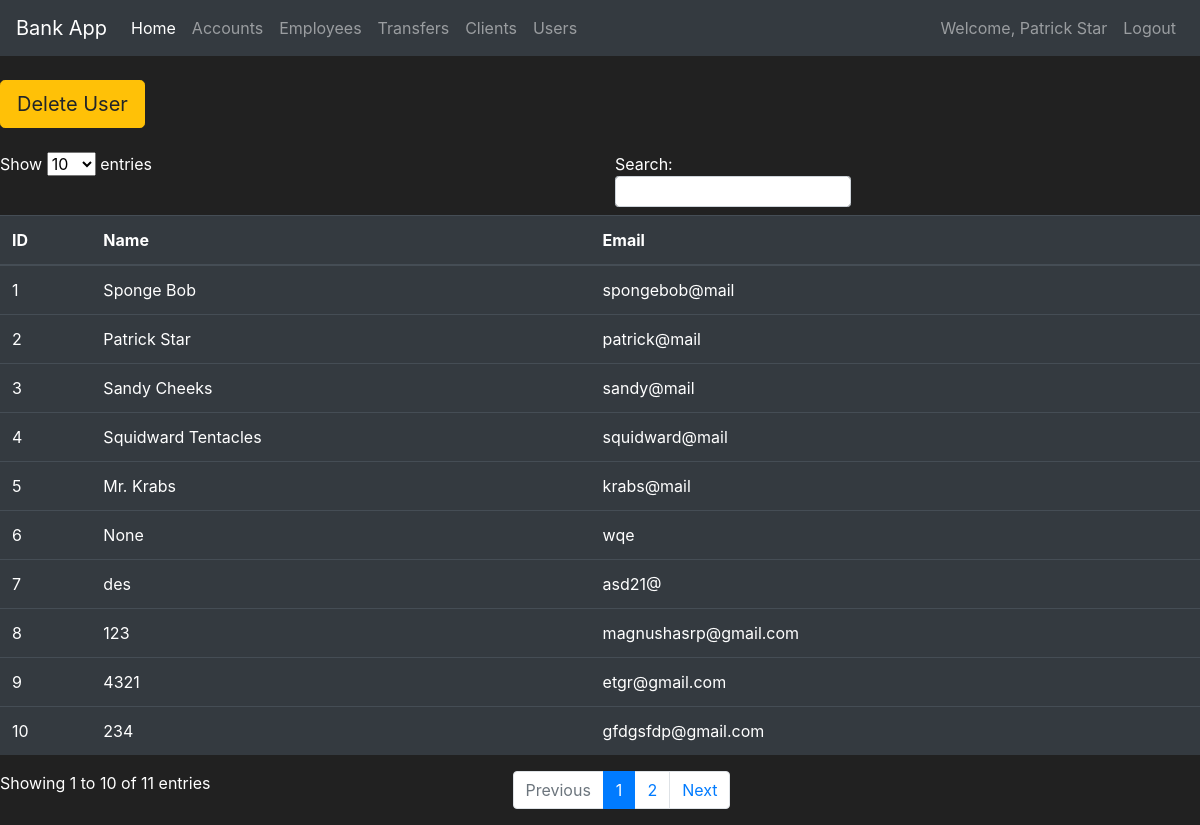
Screenshot of /users (signed in) with the database file from the repository.
### bank/models.py (models this page shows, shortened)
class User(db.Model, UserMixin):
    id = db.Column(db.Integer(), primary_key=True, autoincrement=True)
    name = db.Column(db.String())
    email = db.Column(db.String())
    password = db.Column(db.String)

### bank/routes.py (the view)
@app.route('/users')
@login_required
def users_page():
    users = User.query.all()
    return render_template("users.html", users=users)

### bank/models.py (called while the page is built)
@login_manager.user_loader
def load_user(user_id):
    return User.query.get(int(user_id))

### bank/templates/users.html (shortened to what this page needs)
{% extends "layout.html" %}
{% block body %}
<br>
<div class="expand-md">
    <a class="btn  btn-lg btn-outline btn-warning btn-primary" href="{{ url_for('delete_user_page') }}">Delete User</a>
</div>
<br>
<table id="data" class="table table-hover table-dark">
    <thead>
    <tr>
        <th>ID</th>
        <th>Name</th>
        <th>Email</th>
    </tr>
    </thead>
    <tbody>
    {% for user in users %}
    <tr>
        <td>{{ user.id }}</td>
        <td>{{ user.name }}</td>
        <td>{{ user.email }}</td>
    </tr>
    {% endfor %}
    </tbody>
</table>
{% endblock %}

### bank/templates/layout.html (shortened to what this page needs)
<!doctype html>
<html lang="en">
<head>
    <link rel="stylesheet" href="https://cdn.jsdelivr.net/npm/bootstrap@4.5.3/dist/css/bootstrap.min.css"
>
</head>
<body>
<nav class="navbar navbar-expand-md navbar-dark bg-dark">
    <a class="navbar-brand" href="{{ url_for('home_page') }}">Bank App</a>
    <div class="collapse navbar-collapse" id="navbarNav">
        <ul class="navbar-nav mr-auto">
            <li class="nav-item active">
                <a class="nav-link" href="{{ url_for('home_page') }}">Home <span class="sr-only">(current)</span></a>
            </li>
            <li class="nav-item">
                <a class="nav-link" href="{{ url_for('accounts_page') }}">Accounts</a>
            </li>
            <li class="nav-item">
                <a class="nav-link" href="{{ url_for('employees_page') }}">Employees</a>
            </li>
            <li class="nav-item">
                <a class="nav-link" href="{{ url_for('transfer_page') }}">Transfers</a>
            </li>
            <li class="nav-item">
                <a class="nav-link" href="{{ url_for('clients_page') }}">Clients</a>
            </li>
            <li class="nav-item">
                <a class="nav-link" href="{{ url_for('users_page') }}">Users</a>
            </li>
        </ul>
        {% if current_user.is_authenticated %}
            <ul class="navbar-nav">
                <li class="nav-item">
                    <a class="nav-link">Welcome, {{ current_user.name }}</a>
                </li>
                <li class="nav-item">
                    <a class="nav-link" href="{{ url_for('logout_page') }}">Logout</a>
                </li>
            </ul>
        {% endif %}
    </div>
</nav>
{% block body %}
{% endblock %}
</body>
</html>

### bank/templates/layout.html (style rules this page uses)
body { background-color: #212121; color: white }

### rows the page displays
User: name "Patrick Star", id "2", email "patrick@mail"
User: id "1", name "Sponge Bob", email "spongebob@mail"
User: id "3", name "Sandy Cheeks", email "sandy@mail"
User: id "4", name "Squidward Tentacles", email "squidward@mail"
User: id "5", name "Mr. Krabs", email "krabs@mail"
User: id "6", name "None", email "wqe"
User: id "7", name "des", email "asd21@"
User: id "8", name "123", email "magnushasrp@gmail.com"
User: id "9", name "4321", email "etgr@gmail.com"
User: id "10", name "234", email "gfdgsfdp@gmail.com"
